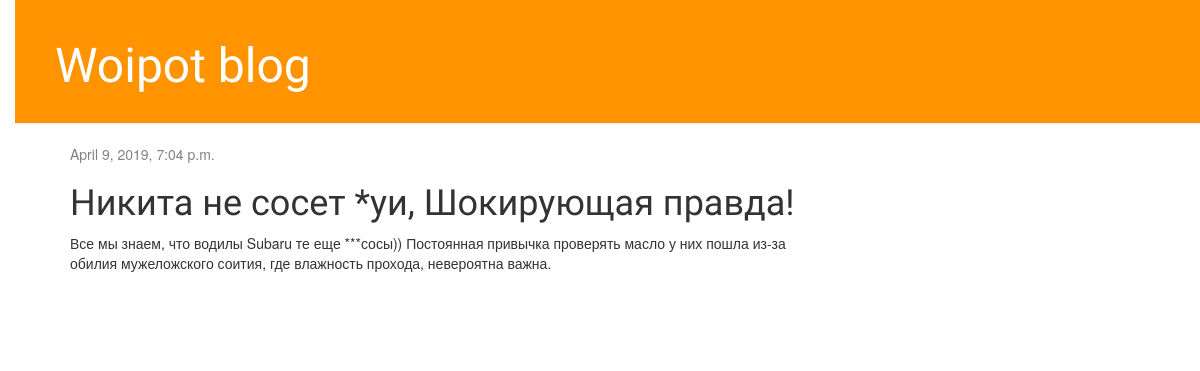
/post/3/, run on an earlier commit of the app's database.
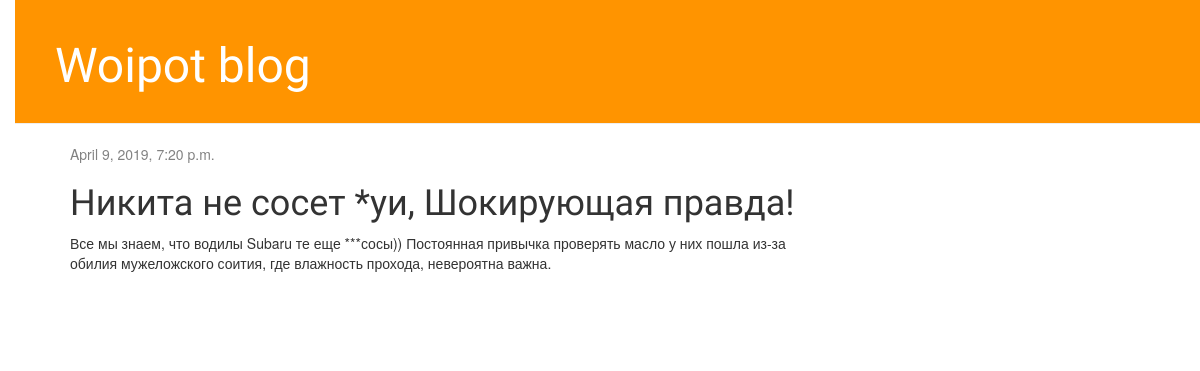
And on a later commit of the database.
### blog/models.py (models this page shows, shortened)
class Post(models.Model):
    author = models.ForeignKey(settings.AUTH_USER_MODEL, on_delete=models.CASCADE)
    title = models.CharField(max_length=200)
    text = models.TextField()
    created_date = models.DateTimeField(default=timezone.now)
    published_date = models.DateTimeField(blank=True, null=True)

### blog/views.py (the view)
# urls.py: path('post/<int:pk>/', views.post_detail, name='post_detail'),
def post_detail(request, pk):
    post = get_object_or_404(Post, pk=pk)
    return render(request, 'blog/post_detail.html', {'post': post})

### templates/blog/post_detail.html (shortened to what this page needs)
{% extends 'blog/base.html' %}
{% block content %}
    <div class="post">
        {% if post.published_date %}
            <div class="date">
                {{ post.published_date }}
            </div>
        {% endif %}
        <h1>{{ post.title }}</h1>
        <p>{{ post.text|linebreaksbr }}</p>
    </div>
{% endblock %}

What changed in the data, as far as the page shows it:
changed Post "Никита не сосет *уи, Шокирующая правда!": published_date "April 9, 2019, 7:04 p.m." → "April 9, 2019, 7:20 p.m."
